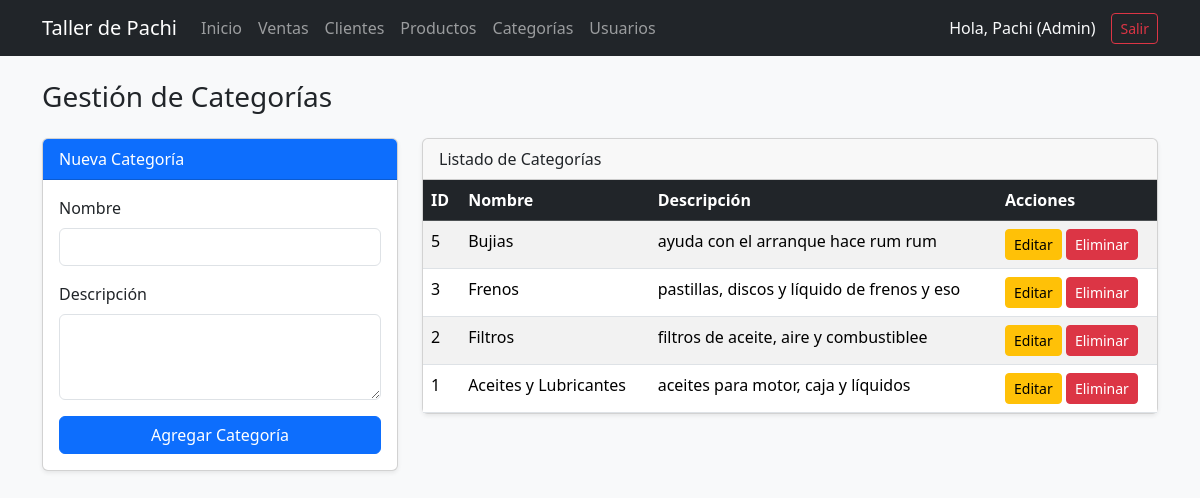
The page /categorias.php (signed in) on the database its author committed.
### tables this page shows
CREATE TABLE `categorias` (
  `id_categoria` int(11) NOT NULL,
  `nombre` varchar(100) NOT NULL,
  `descripcion` varchar(255) DEFAULT NULL
);

### categorias.php (the view, shortened to what this page needs)
<?php
require_once "config/conexion.php";
$id_editar = "";
$nombre_editar = "";
$descripcion_editar = "";
$categorias = $conexion->query("SELECT * FROM categorias ORDER BY id_categoria DESC")->fetchAll();
?>
<!DOCTYPE html>
<html lang="es">
<head>
    <link href="https://cdn.jsdelivr.net/npm/bootstrap@5.3.3/dist/css/bootstrap.min.css" rel="stylesheet">
</head>
<body class="bg-light">
    <?php include "navbar.php"; ?>
    <div class="container">
        <h3 class="mb-4">Gestión de Categorías</h3>
        <div class="row">
            <div class="col-md-4 mb-4">
                <div class="card shadow-sm">
                    <div class="card-header bg-primary text-white">
                        <?php echo ($id_editar != "") ? "Editar Categoría" : "Nueva Categoría"; ?>
                    </div>
                    <div class="card-body">
                        <form method="POST" action="categorias.php">
                            <div class="mb-3">
                                <label class="form-label">Nombre</label>
                                <input type="text" name="nombre" class="form-control" required
                                       value="<?php echo htmlspecialchars($nombre_editar); ?>">
                            </div>
                            <div class="mb-3">
                                <label class="form-label">Descripción</label>
                                <textarea name="descripcion" class="form-control" rows="3"><?php echo htmlspecialchars($descripcion_editar); ?></textarea>
                            </div>
                            <button type="submit" class="btn btn-primary w-100">
                                <?php echo ($id_editar != "") ? "Guardar Cambios" : "Agregar Categoría"; ?>
                            </button>
                        </form>
                    </div>
                </div>
            </div>
            <div class="col-md-8">
                <div class="card shadow-sm">
                    <div class="card-header">Listado de Categorías</div>
                    <div class="card-body p-0">
                        <table class="table table-striped table-hover mb-0">
                            <thead class="table-dark">
                                <tr>
                                    <th>ID</th>
                                    <th>Nombre</th>
                                    <th>Descripción</th>
                                    <th style="width: 160px;">Acciones</th>
                                </tr>
                            </thead>
                            <tbody>
                                <?php foreach ($categorias as $cat): ?>
                                    <tr>
                                        <td><?php echo $cat["id_categoria"]; ?></td>
                                        <td><?php echo htmlspecialchars($cat["nombre"]); ?></td>
                                        <td><?php echo htmlspecialchars($cat["descripcion"]); ?></td>
                                        <td>
                                            <a href="categorias.php?editar=<?php echo $cat["id_categoria"]; ?>" class="btn btn-warning btn-sm">Editar</a>
                                            <a href="categorias.php?eliminar=<?php echo $cat["id_categoria"]; ?>" class="btn btn-danger btn-sm"
                                               onclick="return confirm('¿Seguro que querés eliminar esta categoría?');">Eliminar</a>
                                        </td>
                                    </tr>
                                <?php endforeach; ?>
                            </tbody>
                        </table>
                    </div>
                </div>
            </div>
        </div>
    </div>
</body>
</html>

### rows shown on the page
categorias: id_categoria "5", nombre "Bujias", descripcion "ayuda con el arranque hace rum rum"
categorias: id_categoria "3", nombre "Frenos", descripcion "pastillas, discos y líquido de frenos y eso"
categorias: id_categoria "2", nombre "Filtros", descripcion "filtros de aceite, aire y combustiblee"
categorias: id_categoria "1", nombre "Aceites y Lubricantes", descripcion "aceites para motor, caja y líquidos"

### other values the page prints
$_SESSION['nombre_usuario'] "Pachi (Admin)"
